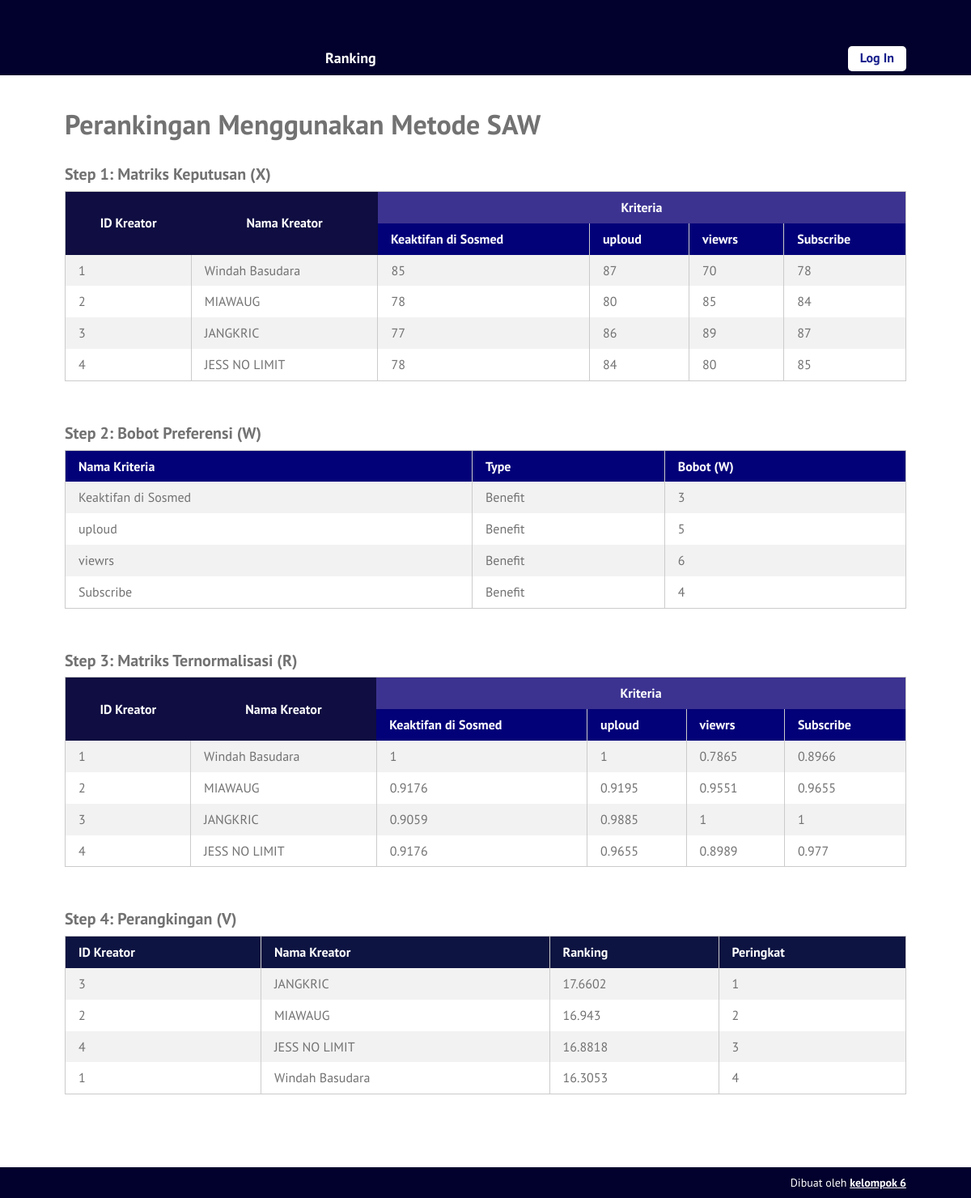
The page /ranking-saw.php on the database its author committed.
### tables this page shows
CREATE TABLE `kriteria` (
  `id_kriteria` int(10) NOT NULL,
  `nama` varchar(30) NOT NULL,
  `type` enum('benefit','cost') NOT NULL,
  `bobot` float NOT NULL,
  `ada_pilihan` tinyint(1) DEFAULT NULL,
  `urutan_order` int(2) NOT NULL
);

CREATE TABLE `atlet` (
  `id_atlet` int(10) NOT NULL,
  `nomor_atlet` varchar(10) NOT NULL,
  `nama_atlet` varchar(50) NOT NULL,
  `tanggal_input` date NOT NULL
);

### ranking-saw.php (the view)
<?php
require_once('includes/init.php');
$judul_page = 'Perankingan Menggunakan Metode SAW';
require_once('template-parts/header.php');
$digit = 4;
$query = $pdo->prepare('SELECT id_kriteria, nama, type, bobot
	FROM kriteria ORDER BY urutan_order ASC');
$query->execute();
$query->setFetchMode(PDO::FETCH_ASSOC);
$kriterias = $query->fetchAll();
$query2 = $pdo->prepare('SELECT id_atlet, nomor_atlet, nama_atlet FROM atlet');
$query2->execute();
$query2->setFetchMode(PDO::FETCH_ASSOC);
$atlets = $query2->fetchAll();
$matriks_x = array();
$list_kriteria = array();
foreach($kriterias as $kriteria):
	$list_kriteria[$kriteria['id_kriteria']] = $kriteria;
	foreach($atlets as $atlet):
		$id_atlet = $atlet['id_atlet'];
		$id_kriteria = $kriteria['id_kriteria'];
		$query3 = $pdo->prepare('SELECT nilai FROM nilai_atlet
			WHERE id_atlet = :id_atlet AND id_kriteria = :id_kriteria');
		$query3->execute(array(
			'id_atlet' => $id_atlet,
			'id_kriteria' => $id_kriteria,
		));
		$query3->setFetchMode(PDO::FETCH_ASSOC);
		if($nilai_atlet = $query3->fetch()) {
			$matriks_x[$id_kriteria][$id_atlet] = $nilai_atlet['nilai'];
		} else {
			$matriks_x[$id_kriteria][$id_atlet] = 0;
		}
	endforeach;
endforeach;
$matriks_r = array();
foreach($matriks_x as $id_kriteria => $nilai_atlets):
	$tipe = $list_kriteria[$id_kriteria]['type'];
	foreach($nilai_atlets as $id_alternatif => $nilai) {
		if($tipe == 'benefit') {
			$nilai_normal = $nilai / max($nilai_atlets);
		} elseif($tipe == 'cost') {
			$nilai_normal = min($nilai_atlets) / $nilai;
		}
		$matriks_r[$id_kriteria][$id_alternatif] = $nilai_normal;
	}
endforeach;
$ranks = array();
foreach($atlets as $atlet):
	$total_nilai = 0;
	foreach($list_kriteria as $kriteria) {
		$bobot = $kriteria['bobot'];
		$id_atlet = $atlet['id_atlet'];
		$id_kriteria = $kriteria['id_kriteria'];
		$nilai_r = $matriks_r[$id_kriteria][$id_atlet];
		$total_nilai = $total_nilai + ($bobot * $nilai_r);
	}
	$ranks[$atlet['id_atlet']]['id_atlet'] = $atlet['id_atlet'];
	$ranks[$atlet['id_atlet']]['nomor_atlet'] = $atlet['nomor_atlet'];
	$ranks[$atlet['id_atlet']]['nama_atlet'] = $atlet['nama_atlet'];
	$ranks[$atlet['id_atlet']]['nilai'] = $total_nilai;
endforeach;
?>
<div class="main-content-row">
<div class="container clearfix">
	<div class="main-content main-content-full the-content">
		<h1><?php echo $judul_page; ?></h1>
		<h3>Step 1: Matriks Keputusan (X)</h3>
		<table class="pure-table pure-table-striped">
			<thead>
				<tr class="super-top">
					<th rowspan="2" class="super-top-left">ID Kreator</th>
					<th rowspan="2" class="super-top-left">Nama Kreator</th>
					<th colspan="<?php echo count($kriterias); ?>">Kriteria</th>
				</tr>
				<tr>
					<?php foreach($kriterias as $kriteria ): ?>
						<th><?php echo $kriteria['nama']; ?></th>
					<?php endforeach; ?>
				</tr>
			</thead>
			<tbody>
				<?php foreach($atlets as $atlet): ?>
					<tr>
						<td><?php echo $atlet['nomor_atlet']; ?></td>
						<td><?php echo $atlet['nama_atlet']; ?></td>
						<?php
						foreach($kriterias as $kriteria):
							$id_atlet = $atlet['id_atlet'];
							$id_kriteria = $kriteria['id_kriteria'];
							echo '<td>';
							echo $matriks_x[$id_kriteria][$id_atlet];
							echo '</td>';
						endforeach;
						?>
					</tr>
				<?php endforeach; ?>
			</tbody>
		</table>
		<h3>Step 2: Bobot Preferensi (W)</h3>
		<table class="pure-table pure-table-striped">
			<thead>
				<tr>
					<th>Nama Kriteria</th>
					<th>Type</th>
					<th>Bobot (W)</th>
				</tr>
			</thead>
			<tbody>
				<?php foreach($kriterias as $hasil): ?>
					<tr>
						<td><?php echo $hasil['nama']; ?></td>
						<td>
						<?php
						if($hasil['type'] == 'benefit') {
							echo 'Benefit';
						} elseif($hasil['type'] == 'cost') {
							echo 'Cost';
						}
						?>
						</td>
						<td><?php echo $hasil['bobot']; ?></td>
					</tr>
				<?php endforeach; ?>
			</tbody>
		</table>
		<h3>Step 3: Matriks Ternormalisasi (R)</h3>
		<table class="pure-table pure-table-striped">
			<thead>
				<tr class="super-top">
					<th rowspan="2" class="super-top-left">ID Kreator</th>
					<th rowspan="2" class="super-top-left">Nama Kreator</th>
					<th colspan="<?php echo count($kriterias); ?>">Kriteria</th>
				</tr>
				<tr>
					<?php foreach($kriterias as $kriteria ): ?>
						<th><?php echo $kriteria['nama']; ?></th>
					<?php endforeach; ?>
				</tr>
			</thead>
			<tbody>
				<?php foreach($atlets as $atlet): ?>
					<tr>
						<td><?php echo $atlet['nomor_atlet']; ?></td>
						<td><?php echo $atlet['nama_atlet']; ?></td>
						<?php
						foreach($kriterias as $kriteria):
							$id_atlet = $atlet['id_atlet'];
							$id_kriteria = $kriteria['id_kriteria'];
							echo '<td>';
							echo round($matriks_r[$id_kriteria][$id_atlet], $digit);
							echo '</td>';
						endforeach;
						?>
					</tr>
				<?php endforeach; ?>
			</tbody>
		</table>
		<?php
		$no=1;
		$sorted_ranks = $ranks;
		if(function_exists('array_multisort')):
			$nomor_atlet = array();
			$nilai = array();
			foreach ($sorted_ranks as $key => $row) {
				$nomor_atlet[$key]  = $row['nomor_atlet'];
				$nilai[$key] = $row['nilai'];
			}
			array_multisort($nilai, SORT_DESC, $nomor_atlet, SORT_ASC, $sorted_ranks);
		endif;
		?>
		<h3>Step 4: Perangkingan (V)</h3>
		<table class="pure-table pure-table-striped">
			<thead>
				<tr>
					<th class="super-top-left">ID Kreator</th>
					<th class="super-top-left">Nama Kreator</th>
					<th class="super-top-left">Ranking</th>
					<th class="super-top-left">Peringkat</th>
				</tr>
			</thead>
			<tbody>
				<?php foreach($sorted_ranks as $atlet ): ?>
					<tr>
						<td><?php echo $atlet['nomor_atlet']; ?></td>
						<td><?php echo $atlet['nama_atlet']; ?></td>
						<td><?php echo round($atlet['nilai'], $digit); ?></td>
						<td><?php echo $no++; ?></td>
					</tr>
				<?php endforeach; ?>
			</tbody>
		</table>
	</div>
</div>
</div>
<?php
require_once('template-parts/footer.php');

### stylesheets/style.css (style rules this page uses)
html,body,div,span,applet,object,iframe,h1,h2,h3,h4,h5,h6,p,blockquote,pre,a,abbr,acronym,address,big,cite,code,del,dfn,em,img,ins,kbd,q,s,samp,small,strike,strong,sub,sup,tt,var,b,u,i,center,dl,dt,dd,ol,ul,li,fieldset,form,label,legend,table,caption,tbody,tfoot,thead,tr,th,td,article,aside,canvas,details,embed,figure,figcaption,footer,header,hgroup,menu,nav,output,ruby,section,summary,time,mark,audio,video { margin:0;padding:0;border:0;font-size:100%;vertical-align:baseline }
body { line-height:1 }
table { border-collapse:collapse;border-spacing:0 }
*,*:before,*:after { -moz-box-sizing:border-box;-webkit-box-sizing:border-box;box-sizing:border-box }
.clearfix:before,.clearfix:after { content:" ";display:table }
.clear,.clearfix:after { clear:both }
.container { max-width:1100px;margin:0 auto;position:relative;padding:0 30px }
body { background:#5661c0;font-family:"PT Sans",sans-serif;color:#727272;font-size:14px;line-height:1.3;font-weight:500 }
h1,h2,h3,h4,h5,h6 { font-weight:300 }
.pure-table { border-collapse:collapse;border-spacing:0;empty-cells:show;border:1px solid #cbcbcb;width:100% }
.pure-table td,.pure-table th { border-left:1px solid #cbcbcb;border-width:0 0 0 1px;font-size:inherit;margin:0;overflow:visible;padding:0.5em 1em }
.pure-table tr.super-top th { background:#3c3391;color:#fff;text-align:center;vertical-align:middle;border:0 }
.pure-table tr.super-top th.super-top-left { background:#0f0d41 }
.pure-table th.super-top-left { background:#0d1441 }
.pure-table td:first-child,.pure-table th:first-child { border-left-width:0 }
.pure-table thead { background-color:#030178;color:#fff;text-align:left;vertical-align:bottom }
.pure-table thead th { color:#fff }
.pure-table td { background-color:transparent }
.pure-table-striped tr:nth-child(2n-1) td { background-color:#f2f2f2 }
.the-content { font-size:16px;line-height:1.42857 }
.the-content h1,.the-content h2,.the-content h3,.the-content h4,.the-content h5,.the-content h6 { font-weight:700 }
.the-content h1 { font-size:34px;margin:0.8em 0 0.8em;padding:0;line-height:1.2 }
.the-content h3 { font-size:20px;margin:0.8em 0 0.3em }
.the-content blockquote,.the-content table,.the-content p,.the-content ul,.the-content ol,.the-content dd,.the-content pre,.the-content iframe,.the-content .flxmap-container,.the-content hr { margin-bottom:1em }
.the-content table { margin-bottom:50px }
.the-content>h1:first-child,.the-content>h3:first-child,.the-content>h2:first-child { margin-top:0 }
.main-content { float:right;width:77%;padding:40px 0 }
.main-content-full { float:none;width:auto }

### rows shown on the page
kriteria: nama "Keaktifan di Sosmed", id_kriteria.id_atlet "85", id_kriteria.id_atlet "78", id_kriteria.id_atlet "77", type "Benefit", bobot "3", id_kriteria.id_atlet "1", id_kriteria.id_atlet "0.9176", id_kriteria.id_atlet "0.9059"
kriteria: nama "uploud", id_kriteria.id_atlet "87", id_kriteria.id_atlet "80", id_kriteria.id_atlet "86", id_kriteria.id_atlet "84", type "Benefit", bobot "5", id_kriteria.id_atlet "1", id_kriteria.id_atlet "0.9195", id_kriteria.id_atlet "0.9885", id_kriteria.id_atlet "0.9655"
kriteria: nama "viewrs", id_kriteria.id_atlet "70", id_kriteria.id_atlet "85", id_kriteria.id_atlet "89", id_kriteria.id_atlet "80", type "Benefit", bobot "6", id_kriteria.id_atlet "0.7865", id_kriteria.id_atlet "0.9551", id_kriteria.id_atlet "1", id_kriteria.id_atlet "0.8989"
kriteria: nama "Subscribe", id_kriteria.id_atlet "78", id_kriteria.id_atlet "84", id_kriteria.id_atlet "87", id_kriteria.id_atlet "85", type "Benefit", bobot "4", id_kriteria.id_atlet "0.8966", id_kriteria.id_atlet "0.9655", id_kriteria.id_atlet "1", id_kriteria.id_atlet "0.977"
atlet: nomor_atlet "1", nama_atlet "Windah Basudara", nilai "16.3053"
atlet: nomor_atlet "2", nama_atlet "MIAWAUG", nilai "16.943"
atlet: nomor_atlet "3", nama_atlet "JANGKRIC", nilai "17.6602"
atlet: nomor_atlet "4", nama_atlet "JESS NO LIMIT", nilai "16.8818"

### other values the page prints
$judul_page "Perankingan Menggunakan Metode SAW"
